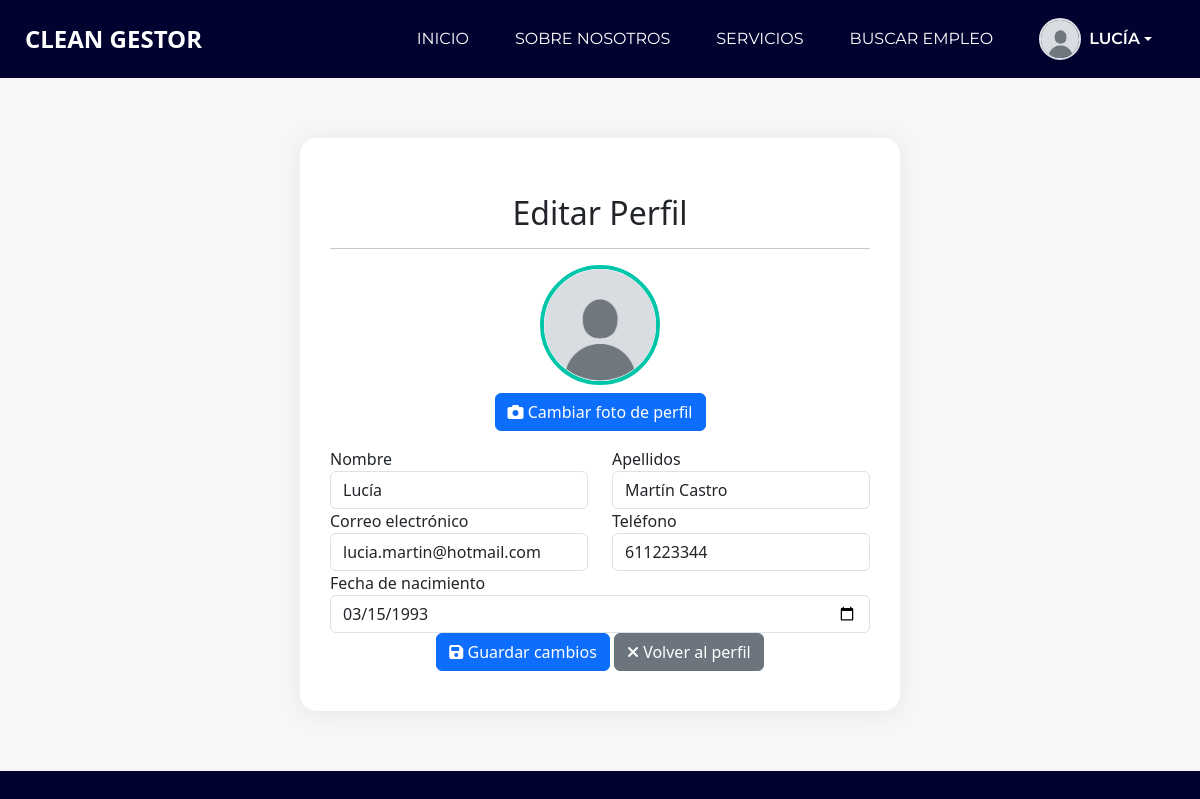
The page /CleanGestor/views/editar_perfil.php (signed in) on the database its author committed.
### tables this page shows
CREATE TABLE `persona` (
  `dni` varchar(255) NOT NULL,
  `nombrePersona` varchar(255) NOT NULL,
  `apellidosPersona` varchar(255) NOT NULL,
  `emailPersona` varchar(255) NOT NULL,
  `contrasenyaPersona` varchar(255) NOT NULL,
  `telefonoPersona` int(11) NOT NULL,
  `fechaNacimiento` date NOT NULL,
  `foto_perfil` varchar(255) DEFAULT NULL
);

### CleanGestor/DAO/PersonaDAO.php (called while the page is built, shortened)
<?php
include_once '../VO/PersonaVO.php';
class PersonaDAO {
    public function getPersonaByDni($dni) {
        $pdo = Database::connect();
        $sql = "SELECT * FROM persona WHERE dni = :dni";
        $stmt = $pdo->prepare($sql);
        $stmt->bindParam(':dni', $dni);
        $stmt->execute();
        $result = $stmt->fetch(PDO::FETCH_ASSOC);
        if ($result) {
            return new PersonaVO(
                $result['dni'],
                $result['nombrePersona'],
                $result['apellidosPersona'],
                $result['emailPersona'],
                $result['contrasenyaPersona'],
                $result['telefonoPersona'],
                $result['fechaNacimiento'],
                $result['foto_perfil']
            );
        } else {
            return null;
        }
    }
}
?>

### CleanGestor/VO/PersonaVO.php (called while the page is built, shortened)
<?php
class PersonaVO {
    private $nombrePersona;
    private $apellidosPersona;
    private $emailPersona;
    private $telefonoPersona;
    private $fechaNacimiento;
    public function __construct($dni, $nombrePersona, $apellidosPersona, $emailPersona, $contrasenyaPersona, $telefonoPersona, $fechaNacimiento, $foto_perfil = null) {
        $this->nombrePersona = $nombrePersona;
        $this->apellidosPersona = $apellidosPersona;
        $this->emailPersona = $emailPersona;
        $this->telefonoPersona = $telefonoPersona;
        $this->fechaNacimiento = $fechaNacimiento;
    }
    public function getNombrePersona() {
        return $this->nombrePersona;
    }
    public function getApellidosPersona() {
        return $this->apellidosPersona;
    }
    public function getEmailPersona() {
        return $this->emailPersona;
    }
    public function getTelefono() {
        return $this->telefonoPersona;
    }
    public function getFechaNacimiento() {
        return $this->fechaNacimiento;
    }
}
?>

### CleanGestor/views/editar_perfil.php (the view, shortened to what this page needs)
<?php
include_once '../DAO/PersonaDAO.php';
$personaDAO = new PersonaDAO();
$persona = $personaDAO->getPersonaByDni($_SESSION['dni']);
$errores = [];
$foto_perfil = $persona->getFotoPerfil();
if ($_SERVER['REQUEST_METHOD'] === 'POST') {
    $nombre = trim($_POST['nombre'] ?? '');
    $apellidos = trim($_POST['apellidos'] ?? '');
    $email = trim($_POST['email'] ?? '');
    $telefono = trim($_POST['telefono'] ?? '');
    $fechaNacimiento = trim($_POST['fecha_nacimiento'] ?? '');
    if ($nombre === '') $errores[] = "El nombre es obligatorio.";
    if ($apellidos === '') $errores[] = "Los apellidos son obligatorios.";
    if (!filter_var($email, FILTER_VALIDATE_EMAIL)) $errores[] = "El email no es válido.";
    if ($telefono === '') $errores[] = "El teléfono es obligatorio.";
    if ($fechaNacimiento === '') $errores[] = "La fecha de nacimiento es obligatoria.";
    $errores = [];
    if ($nombre === '') $errores['nombre'] = "El nombre es obligatorio.";
    if ($apellidos === '') $errores['apellidos'] = "Los apellidos son obligatorios.";
    if (!filter_var($email, FILTER_VALIDATE_EMAIL)) $errores['email'] = "El email no es válido.";
    if ($telefono === '') $errores['telefono'] = "El teléfono es obligatorio.";
    if ($fechaNacimiento === '') $errores['fecha_nacimiento'] = "La fecha de nacimiento es obligatoria.";
    if (trim((string)$email) !== trim((string)$persona->getEmailPersona())) {
        if ($personaDAO->existeEmail($email)) {
            $errores['email'] = "El correo electrónico ya está registrado por otro usuario.";
        }
    }
    if (trim((string)$telefono) !== trim((string)$persona->getTelefono())) {
        if ($personaDAO->existeTelefono($telefono)) {
            $errores['telefono'] = "El número de teléfono ya está registrado por otro usuario.";
        }
    }
    if (isset($_FILES['foto_perfil']) && $_FILES['foto_perfil']['error'] === UPLOAD_ERR_OK) {
        $tmp_name = $_FILES['foto_perfil']['tmp_name'];
        $nombre_archivo = uniqid() . '_' . basename($_FILES['foto_perfil']['name']);
        $ruta_destino = "../assets/uploads/" . $nombre_archivo;
        $info = getimagesize($tmp_name);
        if ($info === false) {
            $errores[] = "El archivo subido no es una imagen válida.";
        } elseif ($_FILES['foto_perfil']['size'] > 2 * 1024 * 1024) {
            $errores[] = "La imagen no puede superar los 2MB.";
        } else {
            if (move_uploaded_file($tmp_name, $ruta_destino)) {
                $foto_perfil = $ruta_destino;
            } else {
                $errores[] = "Error al subir la foto de perfil.";
            }
        }
    }
    if (empty($errores)) {
        $fechaNacimientoSQL = date('Y-m-d', strtotime(str_replace('/', '-', $fechaNacimiento)));
        $persona->setNombrePersona($nombre);
        $persona->setApellidosPersona($apellidos);
        $persona->setEmailPersona($email);
        $persona->setTelefono($telefono);
        $persona->setFechaNacimiento($fechaNacimientoSQL);
        $persona->setFotoPerfil($foto_perfil);
        $personaDAO->updatePersona($persona);
        $_SESSION['nombre'] = $nombre;
        $_SESSION['apellidos'] = $apellidos;
        $_SESSION['email'] = $email;
        $_SESSION['telefono'] = $telefono;
        $_SESSION['fechaNacimiento'] = $fechaNacimientoSQL;
        $_SESSION['foto_perfil'] = $foto_perfil;
        $exito = "Perfil actualizado correctamente.";
        $persona = $personaDAO->getPersonaByDni($_SESSION['dni']);
    }
} else {
    $nombre = $persona->getNombrePersona();
    $apellidos = $persona->getApellidosPersona();
    $email = $persona->getEmailPersona();
    $telefono = $persona->getTelefono();
    $fechaNacimiento = $persona->getFechaNacimiento();
}
?>
<!DOCTYPE html>
<html lang="es">
<head>
<link href="../assets/css/style.css?v=2" rel="stylesheet" />
<link href="../assets/css/responsive.css" rel="stylesheet" />
<link rel="stylesheet" href="https://cdnjs.cloudflare.com/ajax/libs/font-awesome/6.5.0/css/all.min.css">
<link rel="stylesheet" href="https://cdnjs.cloudflare.com/ajax/libs/animate.css/4.1.1/animate.min.css">
<link href="https://cdn.jsdelivr.net/npm/bootstrap@5.3.3/dist/css/bootstrap.min.css" rel="stylesheet">
</head>
<body>
<div class="hero_area">
    <header class="header_section">
    <div class="container-fluid">
        <?php include_once("navbar.php"); ?>
    </div>
    </header>
    <section class="profile-section">
    <div class="container">
        <div class="profile-card animate__animated animate__fadeInUp">
        <div class="text-center">
            <h2 class="mt-3">Editar Perfil</h2>
            <hr>
            <img src="<?php echo !empty($foto_perfil) ? $foto_perfil : '../assets/uploads/default.png'; ?>"
                alt="Foto de perfil"
                class="profile-image mb-2"
                style="max-height: 200px; border-radius: 50%;">
        </div>
        <form method="POST" enctype="multipart/form-data">
            <div class="form-group text-center">
            <label for="foto_perfil" class="btn btn-primary mb-3">
                <i class="fa fa-camera"></i> Cambiar foto de perfil
            </label>
            </div>
            <div class="row">
                <div class="col-md-6">
                    <div class="form-group">
                        <label>Nombre</label>
                        <input type="text" name="nombre" class="form-control"
                                value="<?= htmlspecialchars($nombre) ?>" required>
                    </div>
                </div>
                <div class="col-md-6">
                    <div class="form-group">
                        <label>Apellidos</label>
                        <input type="text" name="apellidos" class="form-control"
                                value="<?= htmlspecialchars($apellidos) ?>" required>
                    </div>
                </div>
            </div>
            <div class="row">
                <div class="col-md-6">
                    <div class="form-group">
                        <label>Correo electrónico</label>
                        <input type="email" name="email"
                            class="form-control <?= isset($errores['email']) ? 'is-invalid' : '' ?>"
                            value="<?= htmlspecialchars($email) ?>" required>
                    </div>
                </div>
                <div class="col-md-6">
                    <div class="form-group">
                        <label>Teléfono</label>
                        <input type="text" name="telefono"
                            class="form-control <?= isset($errores['telefono']) ? 'is-invalid' : '' ?>"
                            value="<?= htmlspecialchars($telefono) ?>" required>
                    </div>
                </div>
            </div>
            <div class="form-group">
                <label>Fecha de nacimiento</label>
                <input type="date" name="fecha_nacimiento" class="form-control"
                        value="<?= htmlspecialchars($fechaNacimiento) ?>" required>
            </div>
            <div class="form-group text-center">
                <button type="submit" class="btn btn-primary">
                    <i class="fa fa-save"></i> Guardar cambios
                </button>
                <a href="perfil.php" class="btn btn-secondary">
                    <i class="fa fa-times"></i> Volver al perfil
                </a>
            </div>
        </form>
        </div>
    </div>
    </section>
</div>
</body>
</html>

### CleanGestor/assets/css/style.css (style rules this page uses)
body { height: auto; min-height: 100%; background: #fff; font-family: 'Montserrat', Arial, sans-serif; overflow-x: hidden; }
a, a:hover, a:focus { text-decoration: none; }
.btn, .btn:focus { outline: none !important; -webkit-box-shadow: none; box-shadow: none; }
.hero_area { position: relative; background-color: #020230; height: auto !important; overflow: visible !important; min-height: 100vh; display: -webkit-box; display: -ms-flexbox; display: flex; -webkit-box-orient: vertical; -webkit-box-direction: normal; -ms-flex-direction: column; flex-direction: column; }
.header_section .container-fluid { padding-right: 25px; padding-left: 25px; }
.profile-section { padding: 60px 0; background: #f7f7f7; min-height: 80vh; }
.profile-card { background: #fff; border-radius: 16px; box-shadow: 0 2px 24px rgba(0,0,0,0.07); padding: 40px 30px; max-width: 600px; margin: 0 auto; }
.profile-image { width: 120px; height: 120px; object-fit: cover; border-radius: 50%; margin-bottom: 20px; border: 4px solid #00c6a9; }
.btn-success, .btn-secondary { font-size: 1rem; padding: 10px 15px; }

### CleanGestor/assets/css/responsive.css (style rules this page uses)
@media (min-width: 1200px) { .container { max-width: 1170px; } }

### rows shown on the page
persona: nombre "Lucía", apellidos "Martín Castro", email "lucia.martin@hotmail.com", telefono "611223344", fecha_nacimiento "03/15/1993"

### other values the page prints
$_SESSION['nombre'] "LUCÍA"
